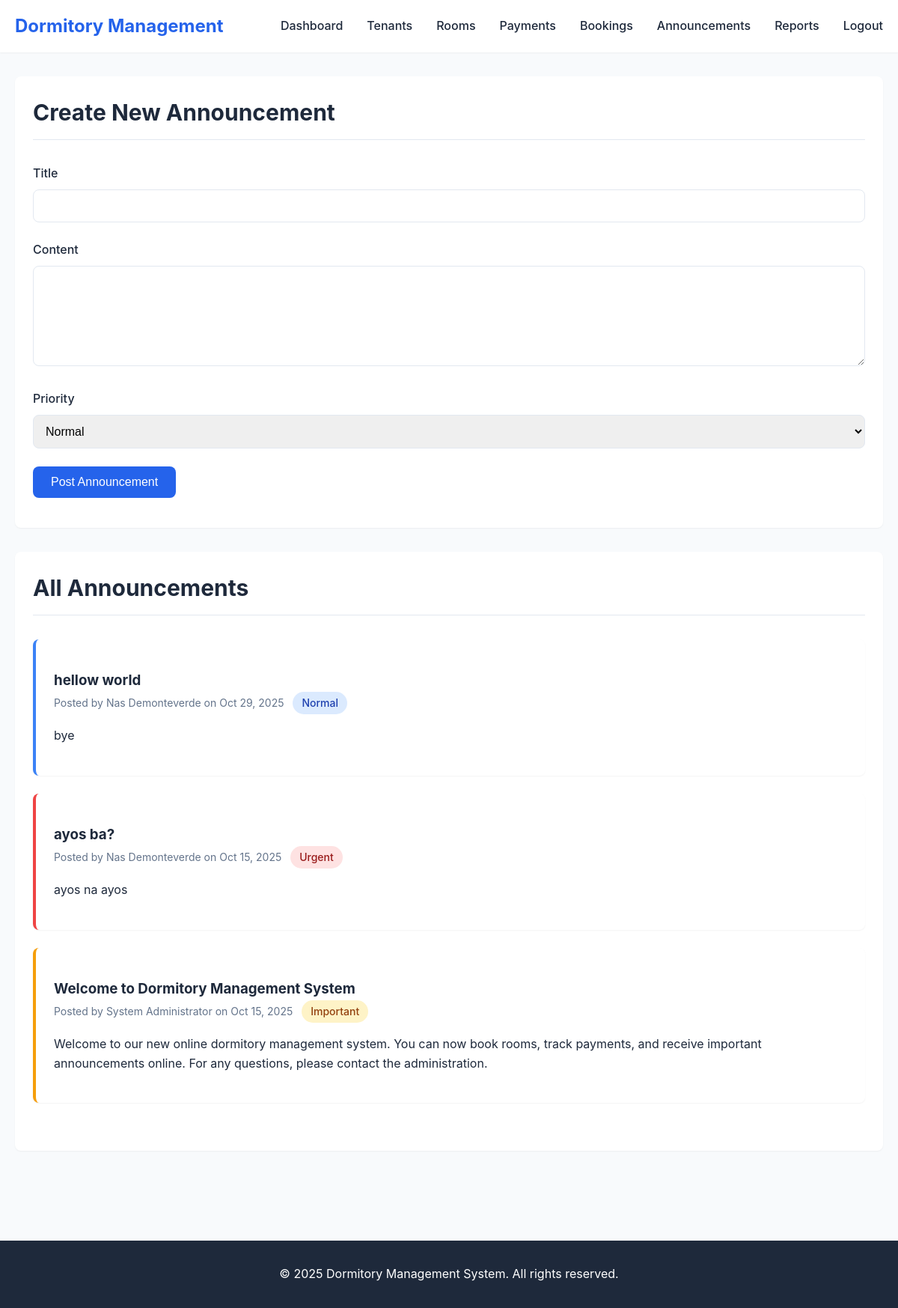
The page /admin/announcements.php (signed in) on the database its author committed.
### tables this page shows
CREATE TABLE `announcements` (
  `id` int(11) NOT NULL,
  `title` varchar(255) NOT NULL,
  `content` text NOT NULL,
  `priority` enum('normal','important','urgent') DEFAULT 'normal',
  `created_by` int(11) NOT NULL,
  `created_at` timestamp NOT NULL DEFAULT current_timestamp(),
  `updated_at` timestamp NOT NULL DEFAULT current_timestamp() ON UPDATE current_timestamp()
);

CREATE TABLE `users` (
  `id` int(11) NOT NULL,
  `email` varchar(255) NOT NULL,
  `password` varchar(255) NOT NULL,
  `first_name` varchar(100) NOT NULL,
  `last_name` varchar(100) NOT NULL,
  `phone` varchar(20) DEFAULT NULL,
  `address` text DEFAULT NULL,
  `profile_picture` varchar(255) DEFAULT NULL,
  `role` enum('admin','tenant') DEFAULT 'tenant',
  `is_active` tinyint(1) DEFAULT 1,
  `email_verified` tinyint(1) DEFAULT 0,
  `remember_token` varchar(255) DEFAULT NULL,
  `two_factor_enabled` tinyint(1) DEFAULT 0,
  `created_at` timestamp NOT NULL DEFAULT current_timestamp(),
  `last_login` timestamp NULL DEFAULT NULL
);

### includes/functions.php (called while the page is built, shortened)
<?php
function format_date($date) {
    return date('M d, Y', strtotime($date));
}
?>

### admin/announcements.php (the view, shortened to what this page needs)
<?php
require_once '../config/database.php';
require_once '../includes/functions.php';
require_once '../includes/header.php';
$query = "
    SELECT a.*, u.first_name, u.last_name
    FROM announcements a
    JOIN users u ON a.created_by = u.id
    ORDER BY a.created_at DESC
";
$result = $conn->query($query);
?>
<div class="container">
    <div class="card mb-4">
        <div class="card-header">
            <h2>Create New Announcement</h2>
        </div>
        <div class="card-body">
            <form method="POST" action="" data-validate>
                <div class="form-group">
                    <label class="form-label" for="title">Title</label>
                    <input type="text" id="title" name="title" class="form-control" required>
                </div>
                <div class="form-group">
                    <label class="form-label" for="content">Content</label>
                    <textarea id="content" name="content" class="form-control" rows="6" required></textarea>
                </div>
                <div class="form-group">
                    <label class="form-label" for="priority">Priority</label>
                    <select id="priority" name="priority" class="form-control" required>
                        <option value="normal">Normal</option>
                    </select>
                </div>
                <button type="submit" class="btn btn-primary">Post Announcement</button>
            </form>
        </div>
    </div>
    <div class="card">
        <div class="card-header">
            <h2>All Announcements</h2>
        </div>
        <div class="card-body">
            <?php if ($result && $result->num_rows > 0): ?>
                <?php while ($announcement = $result->fetch_assoc()): ?>
                    <div class="card mb-3" style="border-left: 4px solid <?php
                        echo $announcement['priority'] === 'urgent' ? '#ef4444' :
                            ($announcement['priority'] === 'important' ? '#f59e0b' : '#3b82f6');
                    ?>;">
                        <div class="card-body">
                            <h3><?php echo htmlspecialchars($announcement['title']); ?></h3>
                            <p style="color: var(--text-light); font-size: 0.875rem; margin-bottom: 1rem;">
                                Posted by <?php echo htmlspecialchars($announcement['first_name'] . ' ' . $announcement['last_name']); ?>
                                on <?php echo format_date($announcement['created_at']); ?>
                                <span class="badge badge-<?php
                                    echo $announcement['priority'] === 'urgent' ? 'danger' :
                                        ($announcement['priority'] === 'important' ? 'warning' : 'info');
                                ?>" style="margin-left: 0.5rem;">
                                    <?php echo ucfirst($announcement['priority']); ?>
                                </span>
                            </p>
                            <p><?php echo nl2br(htmlspecialchars($announcement['content'])); ?></p>
                        </div>
                    </div>
                <?php endwhile; ?>
            <?php else: ?>
                <p>No announcements yet.</p>
            <?php endif; ?>
        </div>
    </div>
</div>
<?php require_once '../includes/footer.php'; ?>

### assets/css/style.css (style rules this page uses)
* { margin: 0; padding: 0; box-sizing: border-box; }
:root { --primary-color: #2563eb; --primary-dark: #1e40af; --secondary-color: #64748b; --success-color: #10b981; --danger-color: #ef4444; --warning-color: #f59e0b; --info-color: #3b82f6; --light-bg: #f8fafc; --white: #ffffff; --text-dark: #1e293b; --text-light: #64748b; --border-color: #e2e8f0; --shadow-sm: 0 1px 2px 0 rgba(0, 0, 0, 0.05); --shadow-md: 0 4px 6px -1px rgba(0, 0, 0, 0.1); --shadow-lg: 0 10px 15px -3px rgba(0, 0, 0, 0.1); --border-radius: 8px; --transition: all 0.3s ease; }
body { font-family: -apple-system, BlinkMacSystemFont, 'Segoe UI', Roboto, 'Helvetica Neue', Arial, sans-serif; font-size: 16px; line-height: 1.6; color: var(--text-dark); background-color: var(--light-bg); }
.container { max-width: 1200px; margin: 0 auto; padding: 0 20px; }
.btn { display: inline-block; padding: 0.75rem 1.5rem; font-size: 1rem; font-weight: 500; text-align: center; text-decoration: none; border: none; border-radius: var(--border-radius); cursor: pointer; transition: var(--transition); }
.btn-primary { background-color: var(--primary-color); color: var(--white); }
.form-group { margin-bottom: 1.5rem; }
.form-label { display: block; margin-bottom: 0.5rem; font-weight: 500; color: var(--text-dark); }
.form-control { width: 100%; padding: 0.75rem; font-size: 1rem; border: 1px solid var(--border-color); border-radius: var(--border-radius); transition: var(--transition); }
textarea.form-control { min-height: 120px; resize: vertical; }
select.form-control { cursor: pointer; }
.card { background-color: var(--white); border-radius: var(--border-radius); box-shadow: var(--shadow-sm); padding: 1.5rem; margin-bottom: 1.5rem; }
.card-header { font-size: 1.25rem; font-weight: 600; margin-bottom: 1rem; padding-bottom: 0.75rem; border-bottom: 1px solid var(--border-color); }
.card-body { padding: 1rem 0; }
.badge { display: inline-block; padding: 0.25rem 0.75rem; font-size: 0.875rem; font-weight: 500; border-radius: 9999px; }
.badge-danger { background-color: #fee2e2; color: #991b1b; }
.badge-warning { background-color: #fef3c7; color: #92400e; }
.badge-info { background-color: #dbeafe; color: #1e40af; }
.mb-3 { margin-bottom: 1.5rem; }
.mb-4 { margin-bottom: 2rem; }

### rows shown on the page
announcements: title "hellow world", created_by.last_name "Nas Demonteverde", created_at "Oct 29, 2025", priority "Normal", content "bye"
announcements: title "ayos ba?", created_by.last_name "Nas Demonteverde", created_at "Oct 15, 2025", priority "Urgent", content "ayos na ayos"
announcements: title "Welcome to Dormitory Management System", created_by.last_name "System Administrator", created_at "Oct 15, 2025", priority "Important", content "Welcome to our new online dormitory management system. You can now book rooms, track payments, and receive important announcements online. For any questions, please contact the administration."
